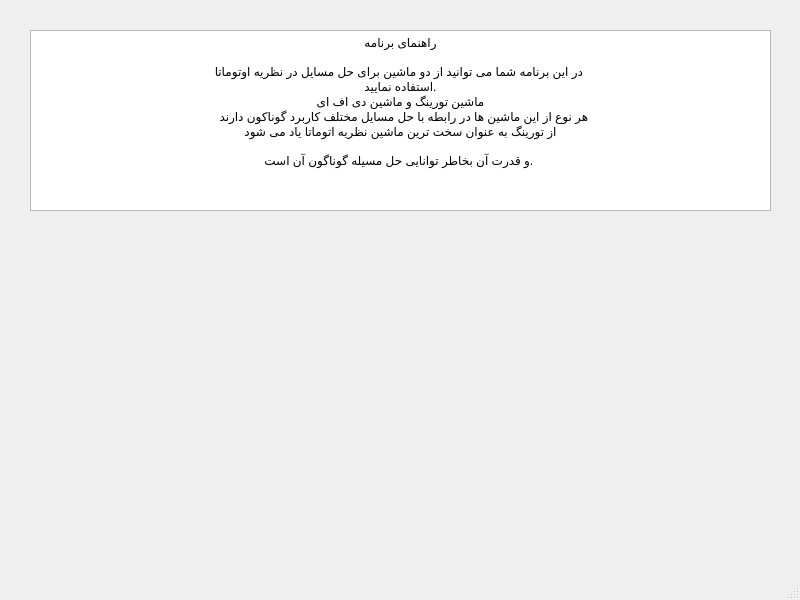
<?xml version="1.0" encoding="UTF-8"?>
<ui version="4.0">
 <class>GuidePage</class>
 <widget class="QMainWindow" name="GuidePage">
  <property name="geometry">
   <rect>
    <x>0</x>
    <y>0</y>
    <width>800</width>
    <height>600</height>
   </rect>
  </property>
  <property name="windowTitle">
   <string>MainWindow</string>
  </property>
  <widget class="QWidget" name="centralwidget">
   <widget class="QTextBrowser" name="textBrowser">
    <property name="geometry">
     <rect>
      <x>30</x>
      <y>30</y>
      <width>741</width>
      <height>181</height>
     </rect>
    </property>
    <property name="html">
     <string>&lt;!DOCTYPE HTML PUBLIC &quot;-//W3C//DTD HTML 4.0//EN&quot; &quot;http://www.w3.org/TR/REC-html40/strict.dtd&quot;&gt;
&lt;html&gt;&lt;head&gt;&lt;meta name=&quot;qrichtext&quot; content=&quot;1&quot; /&gt;&lt;style type=&quot;text/css&quot;&gt;
p, li { white-space: pre-wrap; }
&lt;/style&gt;&lt;/head&gt;&lt;body style=&quot; font-family:'Ubuntu Medium'; font-size:9pt; font-weight:400; font-style:normal;&quot;&gt;
&lt;p align=&quot;center&quot; style=&quot; margin-top:0px; margin-bottom:0px; margin-left:0px; margin-right:0px; -qt-block-indent:0; text-indent:0px;&quot;&gt;راهنمای برنامه&lt;br /&gt;&lt;br /&gt;در این برنامه شما می توانید از دو ماشین برای حل مسايل در نظریه اوتوماتا &lt;/p&gt;
&lt;p align=&quot;center&quot; style=&quot; margin-top:0px; margin-bottom:0px; margin-left:0px; margin-right:0px; -qt-block-indent:0; text-indent:0px;&quot;&gt;استفاده نمایید.&lt;/p&gt;
&lt;p align=&quot;center&quot; style=&quot; margin-top:0px; margin-bottom:0px; margin-left:0px; margin-right:0px; -qt-block-indent:0; text-indent:0px;&quot;&gt;ماشین تورینگ و ماشین دی اف ای&lt;br /&gt;هر نوع از این ماشین ها در رابطه با حل مسایل مختلف کاربرد گوناکون دارند &lt;br /&gt;از تورینگ به عنوان سخت ترین ماشین نظریه اتوماتا یاد می شود&lt;/p&gt;
&lt;p align=&quot;center&quot; style=&quot;-qt-paragraph-type:empty; margin-top:0px; margin-bottom:0px; margin-left:0px; margin-right:0px; -qt-block-indent:0; text-indent:0px;&quot;&gt;&lt;br /&gt;&lt;/p&gt;
&lt;p align=&quot;center&quot; style=&quot; margin-top:0px; margin-bottom:0px; margin-left:0px; margin-right:0px; -qt-block-indent:0; text-indent:0px;&quot;&gt;و قدرت آن بخاطر توانایی حل مسيله گوناگون آن است. &lt;/p&gt;
&lt;p align=&quot;center&quot; style=&quot;-qt-paragraph-type:empty; margin-top:0px; margin-bottom:0px; margin-left:0px; margin-right:0px; -qt-block-indent:0; text-indent:0px;&quot;&gt;&lt;br /&gt;&lt;/p&gt;&lt;/body&gt;&lt;/html&gt;</string>
    </property>
   </widget>
  </widget>
  <widget class="QMenuBar" name="menubar">
   <property name="geometry">
    <rect>
     <x>0</x>
     <y>0</y>
     <width>800</width>
     <height>20</height>
    </rect>
   </property>
  </widget>
  <widget class="QStatusBar" name="statusbar"/>
 </widget>
 <resources/>
 <connections/>
</ui>
